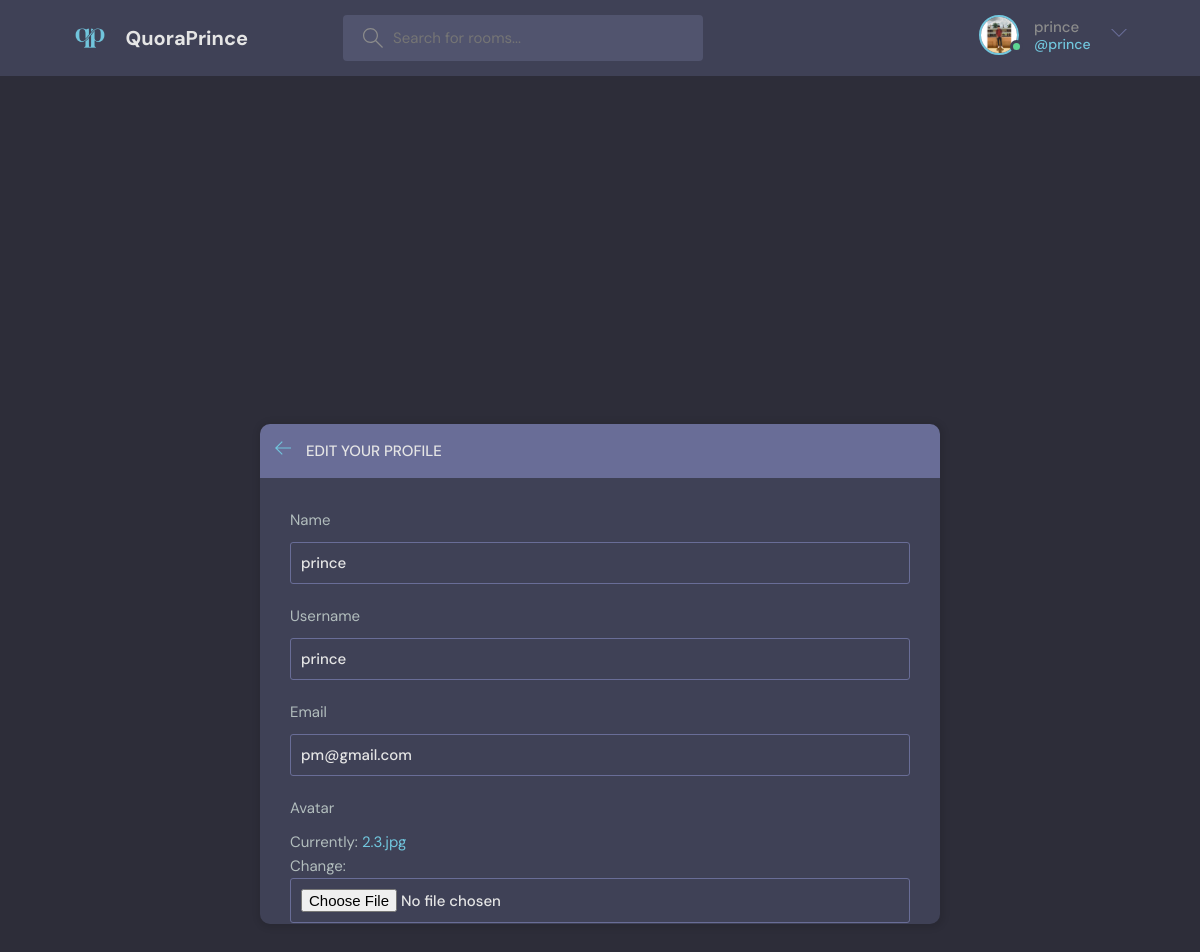
Screenshot of /update-user/ (signed in) with the database file from the repository.
### base/models.py (models this page shows)
class User(AbstractUser):
    name = models.CharField(max_length=200, null=True)
    email = models.EmailField(unique=True, null=True)
    bio = models.TextField(null=True)
    avatar = models.ImageField(null=True, default="avatar.svg")
    USERNAME_FIELD = 'email'
    REQUIRED_FIELDS = []

### base/views.py (the view)
# urls.py: path('update-user/', views.updateUser, name="update-user"),
@login_required(login_url="login")
def updateUser(req):
    user = req.user
    form = UserForm(instance=user)
    if req.method == 'POST':
        form = UserForm(req.POST, req.FILES, instance=user)
        if form.is_valid():
            form.save()
            return redirect('user-profile', pk=user.id)
    return render(req, 'base/update-user.html', {'form': form})

### base/forms.py
class UserForm(ModelForm):
    class Meta:
        model = User
        fields = ['name', 'username', 'email', 'avatar', 'bio']

### base/templates/base/update-user.html (shortened to what this page needs)
{% extends 'main.html' %} {% block content %}
<main class="update-account layout">
  <div class="container">
    <div class="layout__box">
      <div class="layout__boxHeader">
        <div class="layout__boxTitle">
          <a href="{% url 'user-profile' request.user.id %}">
            <svg
              version="1.1"
              xmlns="http://www.w3.org/2000/svg"
              width="32"
              height="32"
              viewBox="0 0 32 32"
            >
              <title>arrow-left</title>
              <path
                d="M13.723 2.286l-13.723 13.714 13.719 13.714 1.616-1.611-10.96-10.96h27.625v-2.286h-27.625l10.965-10.965-1.616-1.607z"
              ></path>
            </svg>
          </a>
          <h3>Edit your profile</h3>
        </div>
      </div>
      <div class="layout__body">
        <form
          class="form"
          method="POST"
          action=""
          enctype="multipart/form-data"
        >
          {% csrf_token %} {% for field in form %}
          <div class="form__group">
            <label for="profile_pic">{{field.label}}</label>
            {{field}}
          </div>
          {% endfor %}
        </form>
      </div>
    </div>
  </div>
</main>
{% endblock content %}

### templates/navbar.html (shortened to what this page needs)
{% load static %}
<header class="header header--loggedIn">
  <div class="container">
    <a href="{% url 'home' %}" class="header__logo">
      <img src="{% static 'images/logo.jpg' %}" />
      <h1>QuoraPrince</h1>
    </a>
    <form method="GET" action="{% url 'home' %}" class="header__search">
      <label>
        <input name="q" placeholder="Search for rooms..." />
      </label>
    </form>
    <nav class="header__menu">
      {% if request.user.is_authenticated %}
      <div class="header__user">
        <a href="{% url 'user-profile' request.user.id %}">
          <div class="avatar avatar--medium active">
            <img src="{{request.user.avatar.url}}" />
          </div>
          <p>
            {{request.user.username}}<span>@{{request.user.username}}</span>
          </p>
        </a>
        <button class="dropdown-button">
          <svg
            version="1.1"
            xmlns="http://www.w3.org/2000/svg"
            width="32"
            height="32"
            viewBox="0 0 32 32"
          >
            <title>chevron-down</title>
            <path d="M16 21l-13-13h-3l16 16 16-16h-3l-13 13z"></path>
          </svg>
        </button>
      </div>
      {% else %}
      <a href="{% url 'login' %}">
        <img src="{% static 'images/avatar.svg' %}" />
        <p>Login</p>
      </a>
      {% endif %}
    </nav>
  </div>
</header>

### static/style/style.css (style rules this page uses)
:root { --color-main: #71c6dd; --color-main-light: #e1f6fb; --color-dark: #3f4156; --color-dark-medium: #51546e; --color-dark-light: #696d97; --color-light: #e5e5e5; --color-gray: #8b8b8b; --color-light-gray: #b2bdbd; --color-bg: #2d2d39; --color-success: #5dd693; --color-error: #fc4b0b; }
* { font-family: "DM Sans", -apple-system, BlinkMacSystemFont, "Segoe UI", Roboto, Oxygen, Ubuntu, Cantarell, "Open Sans", "Helvetica Neue", sans-serif; margin: 0; padding: 0; box-sizing: border-box; text-rendering: optimizeLegibility; font-size: inherit; }
html { font-size: 56.25%; }
@media only screen and (min-width: 1200px) { html { font-size: 62.5%; } }
body { line-height: 1.6; font-weight: 400; font-size: 1.5rem; color: var(--color-light-gray); background-color: var(--color-bg); min-height: 100vh; }
img { width: 100%; }
a { display: inline-block; color: var(--color-main); text-decoration: none; }
.container { max-width: 120rem; width: 90%; margin: auto; }
.avatar { position: relative; display: inline-block; border-radius: 50%; border: 2px solid var(--color-main); }
.avatar img { display: block; border-radius: 50%; object-fit: cover; object-position: center; }
.avatar::after { content: ""; display: block; position: absolute; background-color: var(--color-gray); z-index: 111; border-radius: 50%; border: 0.3rem solid var(--color-dark); }
.avatar.active::after { background-color: var(--color-success); }
.avatar.avatar--medium img { width: 3.6rem; height: 3.6rem; border-radius: 50%; }
.avatar.avatar--medium:after { width: 0.7rem; height: 0.7rem; bottom: 0px; right: -6px; }
.header { padding: 1.5rem; background-color: var(--color-dark); }
.header > .container { display: flex; gap: 9.5rem; }
.header__logo, .header__user { display: flex; gap: 2rem; align-items: center; }
.header__logo > img { height: 3.2rem; width: 3.2rem; }
.header__logo > h1 { font-weight: 700; font-size: 2rem; color: var(--color-light); }
.header__search > label { background-color: var(--color-dark-medium); padding: 1.3rem 1rem; display: flex; align-items: center; gap: 1rem; border-radius: 4px; }
.header__search svg { fill: var(--color-gray); width: 2rem; height: 2rem; margin-left: 1rem; }
.header__search input { width: 30rem; background: transparent; border: none; outline: none; color: var(--color-light); }
.header__menu { margin-left: auto; position: relative; }
.header__menu a { display: flex; gap: 1.5rem; align-items: center; font-weight: 500; text-decoration: none; color: var(--color-gray); }
.header__menu img { height: 3.6rem; }
.header__menu p { line-height: 1.2; }
.header__menu span { color: var(--color-main); font-weight: 500; font-size: 1.4rem; display: block; }
.header__menu svg { width: 1.6rem; height: 1.6rem; fill: var(--color-dark-light); }
.dropdown-button { background: transparent; border: 0; outline: 0; cursor: pointer; }
.layout { margin-top: 2.4rem; z-index: 1; }
.layout > .container { display: flex; justify-content: space-between; align-items: flex-start; }
.layout__box { width: 90%; max-width: 48rem; min-height: 20rem; max-height: 50rem; position: absolute; top: 50%; left: 50%; transform: translate(-50%, -46%); background-color: var(--color-dark); border-radius: 1rem; box-shadow: 1px 1px 6px 3px rgba(0, 0, 0, 0.1); overflow: scroll; }
.layout__boxHeader { display: flex; padding: 1.5rem; background-color: var(--color-dark-light); }
.layout__boxTitle { display: flex; gap: 1.5rem; align-items: center; }
.layout__boxTitle h3 { text-transform: uppercase; font-weight: 500; color: var(--color-light); }
.layout__boxTitle svg { width: 1.6rem; height: 1.6rem; fill: var(--color-main); }
.layout__body { margin: 3rem; }
.form__group { margin-bottom: 2rem; width: 100%; }
.form__group label { display: block; font-size: 1.5rem; margin-bottom: 1rem; }
.form__group input, .form__group textarea, .form__group select { background: transparent; border: 1px solid var(--color-dark-light); padding: 1rem; border-radius: 3px; width: 100%; color: var(--color-light); font-weight: 500; outline: none; }
.update-account.layout .layout__box { max-width: 68rem; }

### rows the page displays
User: user.avatar (picture), user.username "prince", form "prince" "prince" "pm@gmail.com"

### other values shown
{{ field.label }} "Name" "Username" "Email" "Avatar"
